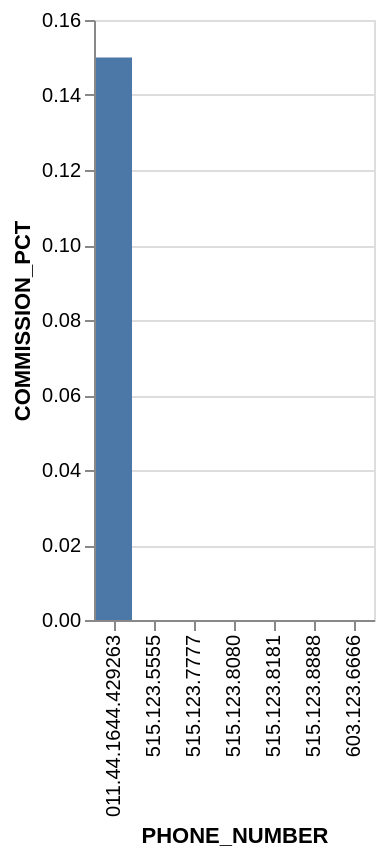

Vega-Lite specification for this chart:
### Vega-Lite specification from a JSON file in a GitHub repository (floating-point values rounded to 4 significant figures)
{"data": {"values": [{"x_data": "011.44.1644.429263", "y_data": 0.15}, {"x_data": "515.123.5555", "y_data": 0}, {"x_data": "515.123.7777", "y_data": 0}, {"x_data": "515.123.8080", "y_data": 0}, {"x_data": "515.123.8181", "y_data": 0}, {"x_data": "515.123.8888", "y_data": 0}, {"x_data": "603.123.6666", "y_data": 0}]}, "mark": "bar", "encoding": {"x": {"field": "x_data", "type": "nominal", "title": "PHONE_NUMBER", "sort": "ascending"}, "y": {"field": "y_data", "type": "quantitative", "title": "COMMISSION_PCT"}}}
